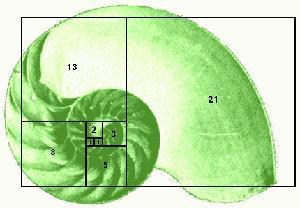
#> input picture 7장 이미지와 딥러닝/image/101_ObjectCategories/nautilus/image_0016.jpg, 300 x 208 px, found by its file name
$ python 2.avhash-search.py   (older library calls are emulated)
#> lines starting #> are read from the running program, lines starting #| are printed output that depends on the picture
from PIL import Image
import numpy as np
import os, re
# 파일 경로 지정하기
search_dir = "./image/101_ObjectCategories"
cache_dir = "./image/cache_avhash"
if not os.path.exists(cache_dir):
    os.mkdir(cache_dir)
# 이미지 데이터를 Average Hash로 변환하기 --- (※1)
def average_hash(fname, size = 16):
#> called with size = 16
    fname2 = fname[len(search_dir):]
    # 이미지 캐시하기
    cache_file = cache_dir + "/" + fname2.replace('/', '_') + ".csv"
    if not os.path.exists(cache_file): # 해시 생성하기
        img = Image.open(fname)
#> img is the input picture: PIL image 300x208 RGB; mean R, G, B 191, 224.1, 170.1
        img = img.convert('L').resize((size, size), Image.ANTIALIAS)
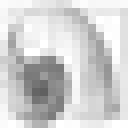
#> img: PIL image 16x16 L (shown 8 times larger); min 96, max 255, mean 207.8
        pixels = np.array(img.getdata()).reshape((size, size))
        avg = pixels.mean()
#> avg = 207.8
        px = 1 * (pixels > avg)
        np.savetxt(cache_file, px, fmt="%.0f", delimiter=",")
    else: # 캐시돼 있다면 읽지 않기
        px = np.loadtxt(cache_file, delimiter=",")
    return px

# 해밍 거리 구하기 --- (※2)
def hamming_dist(a, b):
    aa = a.reshape(1, -1) # 1차원 배열로 변환하기
    ab = b.reshape(1, -1)
    dist = (aa != ab).sum()
#> dist = 0
    return dist

# 모든 폴더에 처리 적용하기 --- (※3)
def enum_all_files(path):
    for root, dirs, files in os.walk(path):
        for f in files:
            fname = os.path.join(root, f)
            if re.search(r'\.(jpg|jpeg|png)$', fname):
                yield fname

# 이미지 찾기 --- (※4)
def find_image(fname, rate):
    src = average_hash(fname)
    for fname in enum_all_files(search_dir):
        dst = average_hash(fname)
        diff_r = hamming_dist(src, dst) / 256
        # print("[check] ",fname)
        if diff_r < rate:
            yield (diff_r, fname)

# 찾기 --- (※5)
srcfile = search_dir + "/chair/image_0016.jpg"
html = ""
sim = list(find_image(srcfile, 0.25))
#> call 3 of average_hash, with size = 16
#> in average_hash (call 3), `fname2 = fname[len(search_dir):]`: fname2 = '/BACKGROUND_Google/image_0101.jpg'
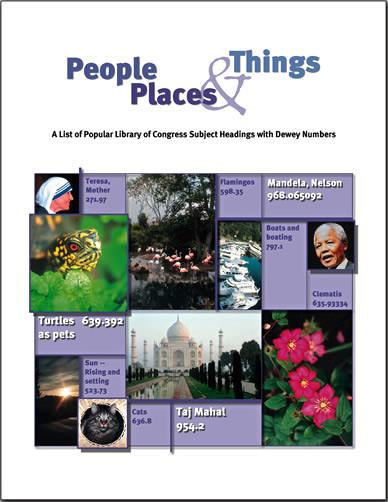
#> input picture 7장 이미지와 딥러닝/image/101_ObjectCategories/BACKGROUND_Google/image_0101.jpg, 388 x 502 px
#> in average_hash, img is the input picture: PIL image 388x502 RGB; mean R, G, B 177.8, 178.1, 180.4
#> in average_hash (call 3), `img = img.convert('L').resize((size, size), Image.ANTIALIAS)`:
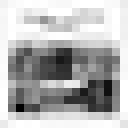
#> img: PIL image 16x16 L (shown 8 times larger); min 0, max 255, mean 179.8
#> in average_hash (call 3), `avg = pixels.mean()`: avg = 179.8
#> call 4 of average_hash, with size = 16
#> in average_hash (call 4), `fname2 = fname[len(search_dir):]`: fname2 = '/Faces/image_0042.jpg'
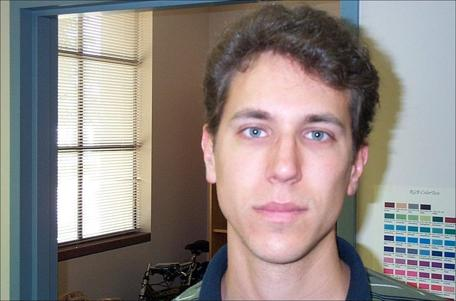
#> input picture 7장 이미지와 딥러닝/image/101_ObjectCategories/Faces/image_0042.jpg, 456 x 301 px
#> in average_hash, img is the input picture: PIL image 456x301 RGB; mean R, G, B 144.6, 135.9, 132.5
#> in average_hash (call 4), `img = img.convert('L').resize((size, size), Image.ANTIALIAS)`:
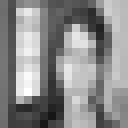
#> img: PIL image 16x16 L (shown 8 times larger); min 22, max 255, mean 137.8
#> in average_hash (call 4), `avg = pixels.mean()`: avg = 137.8
#> sim = 1 item
sim = sorted(sim, key=lambda x:x[0])
for r, f in sim:
    print(r, ">", f)
    s = '<div style="float:left;"><h3>[ 차이 :' + str(r) + '-' + \
        os.path.basename(f) + ']</h3>'+ \
        '<p><a href="' + f + '"><img src="' + f + '" width=400>'+ \
        '</a></p></div>'
    html += s
#> this loop made 1 pass
#> r on pass 1: 0
#| 0.0 > ./image/101_ObjectCategories/nautilus/image_0016.jpg

# HTML로 출력하기
html = """<html><head><meta charset="utf8"></head>
<body><h3>원래 이미지</h3><p>
<img src='{0}' width=400></p>{1}
</body></html>""".format(srcfile, html)
with open("./avhash-search-output.html", "w", encoding="utf-8") as f:
    f.write(html)
print("ok")
